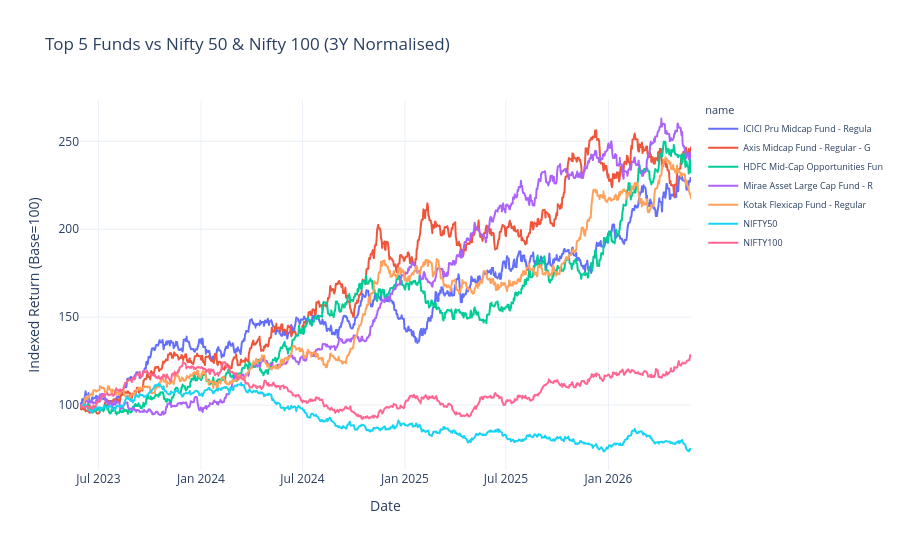

Source (notebook cell):
### Code cell
# Cell 10 — Task 8: Benchmark Comparison + Tracking Error
# Top 5 funds by scorecard
top5_codes = scorecard.head(5)["amfi_code"].tolist()

# Get 3 years of data
cutoff = nav_df["date"].max() - pd.DateOffset(years=3)

# Prepare fund returns
fund_lines = []
for code in top5_codes:
    grp = nav_df[(nav_df["amfi_code"] == code) & (nav_df["date"] >= cutoff)].copy()
    grp = grp.sort_values("date")
    grp["normalised"] = grp["nav"] / grp["nav"].iloc[0] * 100
    grp["name"] = grp["scheme_name"].iloc[0][:30]
    grp["date_str"] = grp["date"].dt.strftime("%Y-%m-%d")
    fund_lines.append(grp[["date_str","normalised","name"]])

# Prepare benchmark lines
for idx_name in ["NIFTY50", "NIFTY100"]:
    bdf = bench_df[(bench_df["index_name"] == idx_name) &
                   (bench_df["date"] >= cutoff)].copy()
    bdf = bdf.sort_values("date")
    bdf["normalised"] = bdf["close_value"] / bdf["close_value"].iloc[0] * 100
    bdf["name"] = idx_name
    bdf["date_str"] = bdf["date"].dt.strftime("%Y-%m-%d")
    fund_lines.append(bdf[["date_str","normalised","name"]])

combined = pd.concat(fund_lines)

fig = px.line(
    combined, x="date_str", y="normalised", color="name",
    title="Top 5 Funds vs Nifty 50 & Nifty 100 (3Y Normalised)",
    labels={"normalised": "Indexed Return (Base=100)", "date_str": "Date"},
    template="plotly_white"
)
fig.update_layout(height=550, legend=dict(font=dict(size=9)))
fig.write_image(str(CHARTS / "15_benchmark_comparison.png"))
fig.show()

# Tracking Error
print("\n✓ Tracking Error vs Nifty 50:")
nifty50 = bench_df[bench_df["index_name"] == "NIFTY50"].copy()
nifty50["bench_return"] = nifty50["close_value"].pct_change()
nifty50 = nifty50.dropna()

for code in top5_codes:
    name = nav_df[nav_df["amfi_code"] == code]["scheme_name"].iloc[0][:35]
    grp  = returns_df[returns_df["amfi_code"] == code][["date","daily_return"]]
    merged = grp.merge(nifty50[["date","bench_return"]], on="date").dropna()
    te = (merged["daily_return"] - merged["bench_return"]).std() * np.sqrt(252) * 100
    print(f"  {name:<35} TE: {te:.2f}%")

print("\n✓ Chart 15 saved")

### Figure 1 — Plotly figure (JSON) as saved in the notebook; plotly's stock layout.template omitted (floating-point values rounded to 4 significant figures; data arrays with more than 128 entries replaced by an {"elided": "..."} marker saying what was removed)
{"data": [{"hovertemplate": "name=ICICI Pru Midcap Fund - Regula<br>Date=%{x}<br>Indexed Return (Base=100)=%{y}<extra></extra>", "legendgroup": "ICICI Pru Midcap Fund - Regula", "line": {"color": "#636efa", "dash": "solid"}, "marker": {"symbol": "circle"}, "mode": "lines", "name": "ICICI Pru Midcap Fund - Regula", "showlegend": true, "type": "scattergl", "x": {"elided": "1097 str values"}, "xaxis": "x", "y": {"elided": "1097 float values"}, "yaxis": "y"}, {"hovertemplate": "name=Axis Midcap Fund - Regular - G<br>Date=%{x}<br>Indexed Return (Base=100)=%{y}<extra></extra>", "legendgroup": "Axis Midcap Fund - Regular - G", "line": {"color": "#EF553B", "dash": "solid"}, "marker": {"symbol": "circle"}, "mode": "lines", "name": "Axis Midcap Fund - Regular - G", "showlegend": true, "type": "scattergl", "x": {"elided": "1097 str values"}, "xaxis": "x", "y": {"elided": "1097 float values"}, "yaxis": "y"}, {"hovertemplate": "name=HDFC Mid-Cap Opportunities Fun<br>Date=%{x}<br>Indexed Return (Base=100)=%{y}<extra></extra>", "legendgroup": "HDFC Mid-Cap Opportunities Fun", "line": {"color": "#00cc96", "dash": "solid"}, "marker": {"symbol": "circle"}, "mode": "lines", "name": "HDFC Mid-Cap Opportunities Fun", "showlegend": true, "type": "scattergl", "x": {"elided": "1097 str values"}, "xaxis": "x", "y": {"elided": "1097 float values"}, "yaxis": "y"}, {"hovertemplate": "name=Mirae Asset Large Cap Fund - R<br>Date=%{x}<br>Indexed Return (Base=100)=%{y}<extra></extra>", "legendgroup": "Mirae Asset Large Cap Fund - R", "line": {"color": "#ab63fa", "dash": "solid"}, "marker": {"symbol": "circle"}, "mode": "lines", "name": "Mirae Asset Large Cap Fund - R", "showlegend": true, "type": "scattergl", "x": {"elided": "1097 str values"}, "xaxis": "x", "y": {"elided": "1097 float values"}, "yaxis": "y"}, {"hovertemplate": "name=Kotak Flexicap Fund - Regular <br>Date=%{x}<br>Indexed Return (Base=100)=%{y}<extra></extra>", "legendgroup": "Kotak Flexicap Fund - Regular ", "line": {"color": "#FFA15A", "dash": "solid"}, "marker": {"symbol": "circle"}, "mode": "lines", "name": "Kotak Flexicap Fund - Regular ", "showlegend": true, "type": "scattergl", "x": {"elided": "1097 str values"}, "xaxis": "x", "y": {"elided": "1097 float values"}, "yaxis": "y"}, {"hovertemplate": "name=NIFTY50<br>Date=%{x}<br>Indexed Return (Base=100)=%{y}<extra></extra>", "legendgroup": "NIFTY50", "line": {"color": "#19d3f3", "dash": "solid"}, "marker": {"symbol": "circle"}, "mode": "lines", "name": "NIFTY50", "showlegend": true, "type": "scattergl", "x": {"elided": "785 str values"}, "xaxis": "x", "y": {"elided": "785 float values"}, "yaxis": "y"}, {"hovertemplate": "name=NIFTY100<br>Date=%{x}<br>Indexed Return (Base=100)=%{y}<extra></extra>", "legendgroup": "NIFTY100", "line": {"color": "#FF6692", "dash": "solid"}, "marker": {"symbol": "circle"}, "mode": "lines", "name": "NIFTY100", "showlegend": true, "type": "scattergl", "x": {"elided": "785 str values"}, "xaxis": "x", "y": {"elided": "785 float values"}, "yaxis": "y"}], "layout": {"height": 550, "legend": {"font": {"size": 9}, "title": {"text": "name"}, "tracegroupgap": 0}, "title": {"text": "Top 5 Funds vs Nifty 50 & Nifty 100 (3Y Normalised)"}, "xaxis": {"anchor": "y", "domain": [0, 1], "title": {"text": "Date"}}, "yaxis": {"anchor": "x", "domain": [0, 1], "title": {"text": "Indexed Return (Base=100)"}}}}
